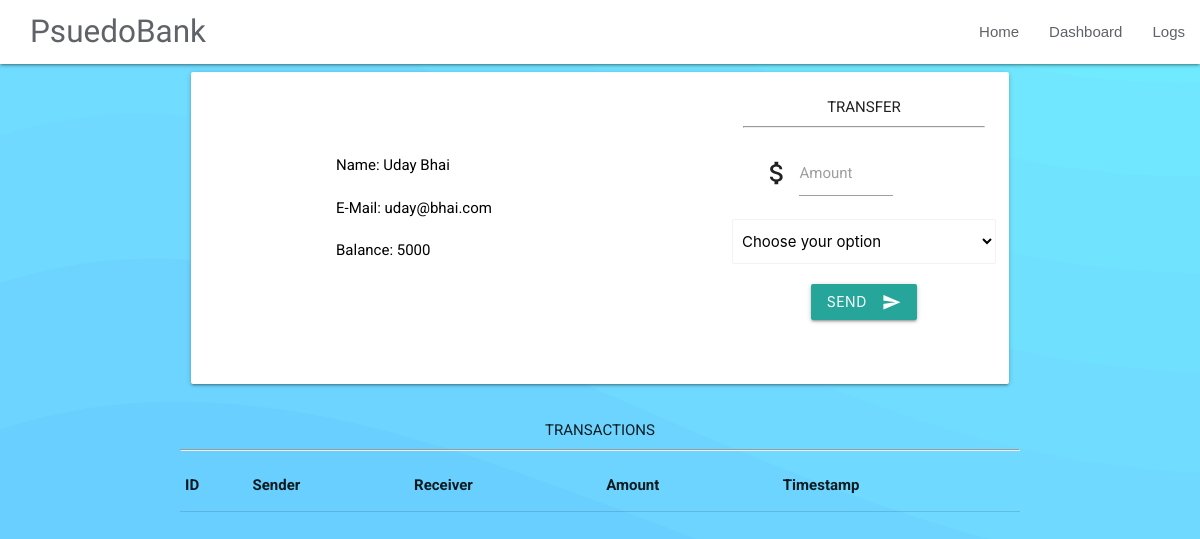
/user/5, run on the app's committed database.
### app.py (models this page shows, shortened)
class User(db.Model):
    id = db.Column(db.Integer, primary_key=True)
    name = db.Column(db.String(128), nullable=False)
    email = db.Column(db.String(128), unique=True, nullable=False)
    balance = db.Column(db.Integer, nullable=False)

### app.py (the view)
@app.route("/user/<user_id>")
def profile(user_id):
    user = User.query.filter_by(id=user_id).first_or_404()
    users = User.query.all()
    transactions = Transaction.query.filter(
        (Transaction.sender_id == user.id) |
        (Transaction.receiver_id == user.id)).order_by(
            Transaction.timestamp.desc()).all()
    return render_template(
        "profile.html",
        user=user,
        users=users,
        transactions=transactions
    )

### templates/profile.html (shortened to what this page needs)
{% extends "basic.html" %}
{% block main %}
<div class="container">
  <div class="row">
  <div class="col s12">
    <div class="card-panel z-depth-1">
      <div class="row valign-wrapper">
        <div class="col s2">
        </div>
        <div class="col s6">
          <span class="black-text">
            <div class="row" style="display: table;">
              Name: {{ user.name }}
            </div>
            <div class="row" style="display: table;">
              E-Mail: {{ user.email }}
            </div>
            <div class="row" style="display: table;">
              Balance: {{ user.balance }}
            </div>
          </span>
        </div>
        <div class="col s4" style="text-align: center;">
            TRANSFER
            <hr />
            <form method="POST" action="/transact/{{ user.id }}">
              <div class="input-field col s8">
                <i class="material-icons prefix">attach_money</i>
                <input id="amount" type="text" name="amount" class="validate">
                <label class="active" for="amount">Amount</label>
              </div>
              <div class="row">
                <select class="browser-default" name="receiver_id">
                  <option value="" disabled selected>Choose your option</option>
                </select>
              </div>
              <div class="row">
                <button class="btn waves-effect waves-light" type="submit" name="action">Send
                  <i class="material-icons right">send</i>
                </button>
              </div>
            </form>
        </div>
      </div>
    </div>
  </div>
  </div>
  <div style="text-align: center;">
    TRANSACTIONS
  </div>
  <hr />
  <table class="responsive-table highlight">
    <thead>
      <tr>
        <th>ID</th>
        <th>Sender</th>
        <th>Receiver</th>
        <th>Amount</th>
        <th>Timestamp</th>
      </tr>
    </thead>
  </table>
  </div>
{% endblock %}

### static/css/style.css (style rules this page uses)
html { padding: 0; margin: 0; }
body { font-family: 'Roboto', sans-serif; background-color: #59bfff; background-attachment: fixed; background-size: cover; }

### data on the page
User: name "Uday Bhai", email "uday@bhai.com", balance "5000"
